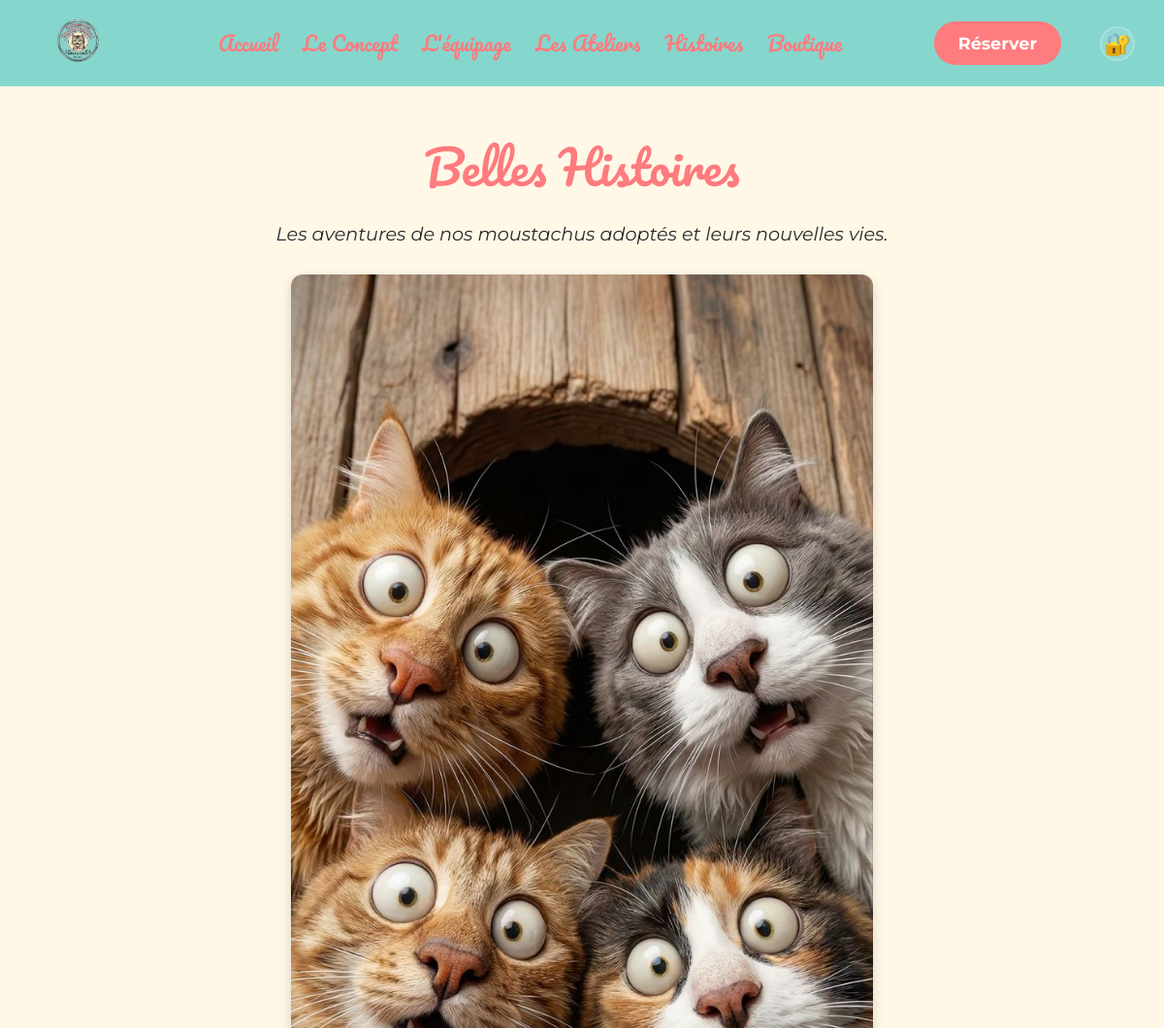
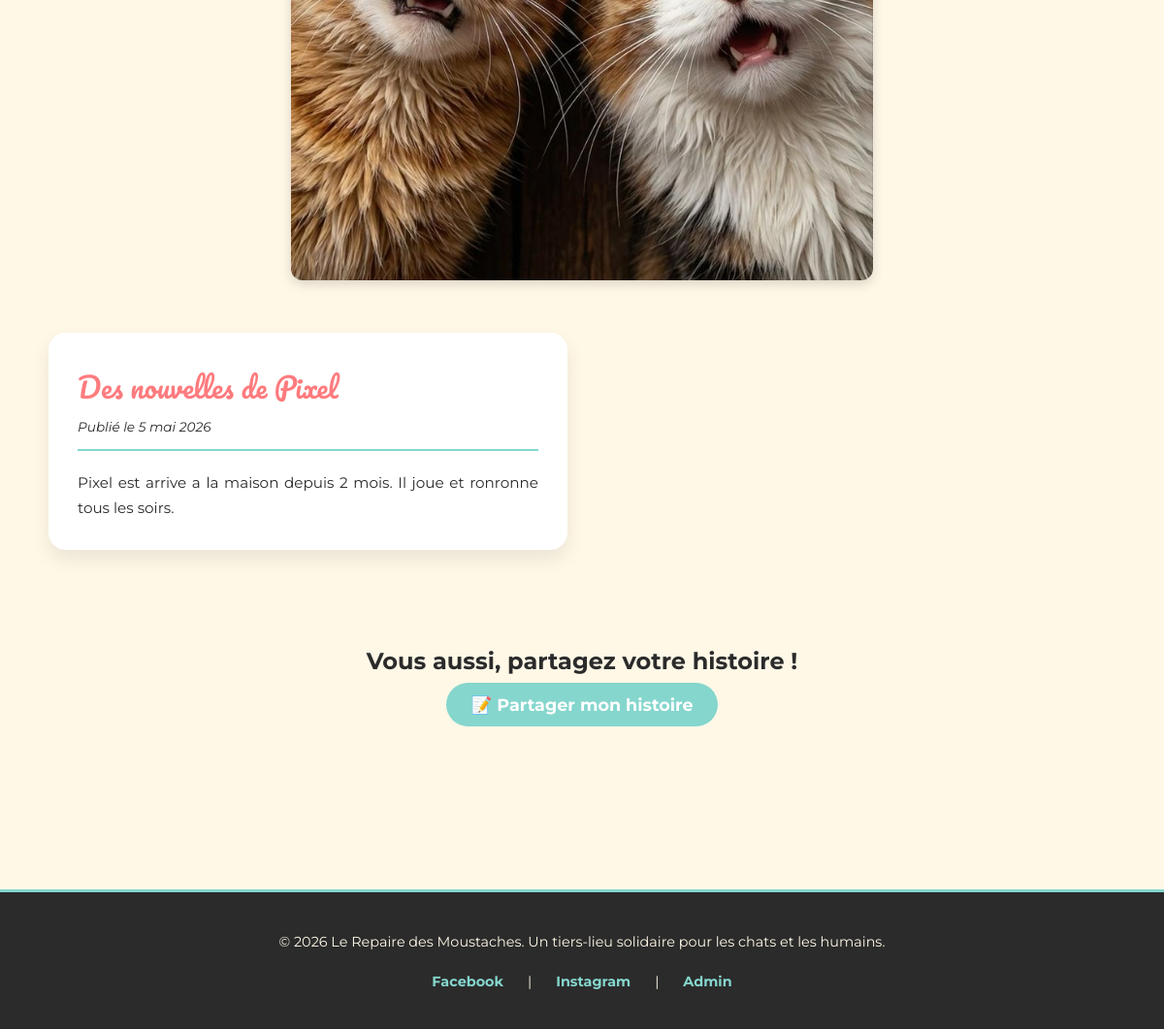
/public/belles-histoires.php, run on the app's committed database (2 pictures, top to bottom).
### tables this page shows
CREATE TABLE belles_histoires (
  id INT AUTO_INCREMENT PRIMARY KEY,
  utilisateur_id INT NOT NULL,
  titre VARCHAR(150) NOT NULL,
  contenu TEXT NOT NULL,
  statut ENUM('en_attente', 'publiee', 'refusee') NOT NULL DEFAULT 'en_attente',
  admin_id INT NULL,
  date_publication DATETIME NOT NULL DEFAULT CURRENT_TIMESTAMP,
  CONSTRAINT fk_histoires_utilisateur
    FOREIGN KEY (utilisateur_id) REFERENCES utilisateurs(id)
    ON UPDATE CASCADE ON DELETE CASCADE,
  CONSTRAINT fk_histoires_admin
    FOREIGN KEY (admin_id) REFERENCES admin_users(id)
    ON UPDATE CASCADE ON DELETE SET NULL
);

### public/belles-histoires.php (the view, shortened to what this page needs)
<?php
$pdo = getPDO();
$sql = 'SELECT id, titre, contenu, date_publication, utilisateur_id
        FROM belles_histoires
        WHERE statut = "publiee"
        ORDER BY date_publication DESC';
$histoires = $pdo->query($sql)->fetchAll();
function formatDate(string $date): string
{
    $dt = new DateTime($date);
    $mois_fr = ['janvier', 'février', 'mars', 'avril', 'mai', 'juin',
                'juillet', 'août', 'septembre', 'octobre', 'novembre', 'décembre'];
    $jour = (int)$dt->format('d');
    $mois = $mois_fr[(int)$dt->format('m') - 1];
    $annee = $dt->format('Y');
    return "$jour $mois $annee";
}
?>
<!DOCTYPE html>
<html lang="fr">
<head>
    <link rel="stylesheet" href="../style.css">
</head>
<body>
    <header>
        <a href="../index.php" class="logo"><img src="../images/logo.png" alt="Logo du Repaire des Moustaches"></a>
        <nav><ul><li><a href="../index.php">Accueil</a></li><li><a href="../concept.php">Le Concept</a></li><li><a href="../equipage.php">L'équipage</a></li><li><a href="../ateliers.php">Les Ateliers</a></li><li><a href="belles-histoires.php">Histoires</a></li><li><a href="boutique.php">Boutique</a></li></ul></nav>
        <div class="action"><a href="../formulaire.php" class="bouton-reserver">Réserver</a><a href="../login.php" class="btn-admin-lock" title="Accès administrateur">🔐</a></div>
    </header>
    <main class="page-liste belles-histoires-liste">
        <section class="liste-header">
            <h1>Belles Histoires</h1>
            <p>Les aventures de nos moustachus adoptés et leurs nouvelles vies.</p>
            <img src="../images/souvenir.jpg" alt="Mur des souvenirs" style="width: 100%; max-width: 600px; margin-top: 30px; border-radius: 12px; box-shadow: 0 4px 12px rgba(0,0,0,0.15);">
        </section>
        <section class="grille-histoires">
            <?php if ($histoires === []): ?>
                <p>Aucune histoire n'est encore partagée. Revenez bientôt !</p>
            <?php else: ?>
                <?php foreach ($histoires as $histoire): ?>
                    <article class="carte-histoire">
                        <div class="histoire-header">
                            <h2><?php echo htmlspecialchars($histoire['titre'], ENT_QUOTES, 'UTF-8'); ?></h2>
                            <p class="histoire-date">
                                Publié le <?php echo htmlspecialchars(formatDate((string) $histoire['date_publication']), ENT_QUOTES, 'UTF-8'); ?>
                            </p>
                        </div>
                        <div class="histoire-contenu">
                            <p><?php echo htmlspecialchars($histoire['contenu'], ENT_QUOTES, 'UTF-8'); ?></p>
                        </div>
                    </article>
                <?php endforeach; ?>
            <?php endif; ?>
        </section>
        <section style="text-align: center; margin-top: 60px; padding: 40px;">
            <h2 style="margin-bottom: 20px;">Vous aussi, partagez votre histoire !</h2>
            <a href="soumettre-histoire.php" class="bouton-reserver" style="background-color: #85D6CD;">📝 Partager mon histoire</a>
        </section>
    </main>
    <footer>
        <p>&copy; 2026 Le Repaire des Moustaches. Un tiers-lieu solidaire pour les chats et les humains.</p>
        <div class="reseaux-sociaux">
            <a href="#">Facebook</a> |
            <a href="#">Instagram</a> |
            <a href="../login.php">Admin</a>
        </div>
    </footer>
</body>
</html>

### style.css (style rules this page uses)
:root { --creme: #FFF8E7; --vert-menthe: #85D6CD; --rose-corail: #FE7B7E; --gris-fonce: #2B2B2B; }
* { margin: 0; padding: 0; box-sizing: border-box; }
body { background-color: var(--creme); color: var(--gris-fonce); font-family: 'Montserrat', sans-serif; }
header { background-color: var(--vert-menthe); display: flex; justify-content: space-between; align-items: center; padding: 15px 30px; gap: 20px; }
.logo img { height: 55px; flex-shrink: 0; }
nav ul { display: flex; gap: 25px; list-style: none; flex: 1; justify-content: center; }
nav li { flex-shrink: 1; }
nav a { font-family: 'Pacifico', cursive !important; font-size: 1.3rem !important; font-weight: 400 !important; color: var(--rose-corail) !important; text-transform: capitalize !important; text-decoration: none !important; transition: color 0.3s ease !important; white-space: nowrap !important; display: block !important; letter-spacing: 0 !important; line-height: 1.2 !important; }
.action { display: flex; align-items: center; gap: 40px; flex-shrink: 0; min-width: fit-content; }
.bouton-reserver { background-color: var(--rose-corail); color: white; text-decoration: none; padding: 12px 25px; border-radius: 30px; font-weight: bold; font-family: 'Montserrat', sans-serif; font-size: 1.1rem; transition: all 0.3s ease; white-space: nowrap; }
.btn-admin-lock { font-size: 1.4rem; display: flex; align-items: center; justify-content: center; width: 36px; height: 36px; border-radius: 50%; background-color: rgba(255, 255, 255, 0.1); text-decoration: none; transition: all 0.3s ease; cursor: pointer; border: 2px solid rgba(255, 255, 255, 0.2); flex-shrink: 0; }
footer { background-color: var(--gris-fonce); color: var(--creme); text-align: center; padding: 40px 50px; margin-top: 80px; font-size: 0.9rem; border-top: 3px solid var(--vert-menthe); }
footer p { margin-bottom: 15px; line-height: 1.6; }
.reseaux-sociaux { margin-top: 20px; display: flex; justify-content: center; gap: 25px; flex-wrap: wrap; }
.reseaux-sociaux a { color: var(--vert-menthe); text-decoration: none; font-weight: bold; transition: color 0.3s ease; }
.belles-histoires-liste { padding: 40px 50px 60px; }
.liste-header { text-align: center; margin-bottom: 50px; }
.liste-header h1 { font-family: 'Pacifico', cursive; color: var(--rose-corail); font-size: 3rem; font-weight: normal; margin-bottom: 15px; }
.liste-header p { font-size: 1.2rem; color: var(--gris-fonce); font-style: italic; }
.grille-histoires { display: grid; grid-template-columns: repeat(2, minmax(0, 1fr)); gap: 30px; max-width: 1100px; margin: 0 auto; align-items: start; }
.carte-histoire { background: white; border-radius: 18px; overflow: hidden; box-shadow: 0 10px 20px rgba(0, 0, 0, 0.08); padding: 30px; display: flex; flex-direction: column; transition: transform 0.3s ease, box-shadow 0.3s ease; }
.histoire-header { margin-bottom: 20px; border-bottom: 2px solid var(--vert-menthe); padding-bottom: 15px; }
.histoire-header h2 { font-family: 'Pacifico', cursive; color: var(--rose-corail); font-size: 1.8rem; font-weight: normal; margin-bottom: 8px; }
.histoire-date { font-size: 0.85rem; color: var(--gris-fonce); font-style: italic; }
.histoire-contenu { flex-grow: 1; }
.histoire-contenu p { font-size: 0.95rem; line-height: 1.7; color: var(--gris-fonce); text-align: justify; }
.page-liste { min-height: calc(100vh - 200px); }

### data on the page
belles_histoires: titre "Des nouvelles de Pixel", date_publication "5 mai 2026", contenu "Pixel est arrive a la maison depuis 2 mois. Il joue et ronronne tous les soirs."
